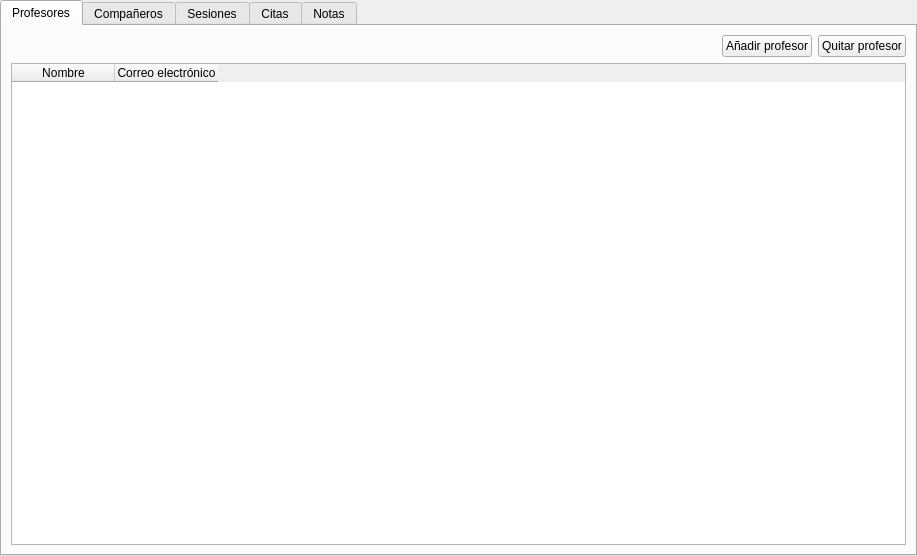
<?xml version="1.0" encoding="UTF-8"?>
<ui version="4.0">
 <class>VistaQtAsignatura</class>
 <widget class="QTabWidget" name="VistaQtAsignatura">
  <property name="geometry">
   <rect>
    <x>0</x>
    <y>0</y>
    <width>917</width>
    <height>556</height>
   </rect>
  </property>
  <property name="windowTitle">
   <string>Vista de una asignatura</string>
  </property>
  <property name="movable">
   <bool>true</bool>
  </property>
  <widget class="QWidget" name="tabProfesores">
   <attribute name="title">
    <string>Profesores</string>
   </attribute>
   <layout class="QVBoxLayout" name="verticalLayout">
    <item>
     <layout class="QHBoxLayout" name="horizontalLayout">
      <item>
       <spacer name="horizontalSpacer">
        <property name="orientation">
         <enum>Qt::Horizontal</enum>
        </property>
        <property name="sizeHint" stdset="0">
         <size>
          <width>40</width>
          <height>20</height>
         </size>
        </property>
       </spacer>
      </item>
      <item>
       <widget class="QPushButton" name="pushButtonAnadirProfesor">
        <property name="text">
         <string>Añadir profesor</string>
        </property>
       </widget>
      </item>
      <item>
       <widget class="QPushButton" name="pushButtonQuitarProfesor">
        <property name="text">
         <string>Quitar profesor</string>
        </property>
       </widget>
      </item>
     </layout>
    </item>
    <item>
     <widget class="QTableWidget" name="tableWidgetProfesores">
      <property name="alternatingRowColors">
       <bool>true</bool>
      </property>
      <property name="selectionMode">
       <enum>QAbstractItemView::SingleSelection</enum>
      </property>
      <property name="selectionBehavior">
       <enum>QAbstractItemView::SelectRows</enum>
      </property>
      <property name="sortingEnabled">
       <bool>true</bool>
      </property>
      <attribute name="horizontalHeaderDefaultSectionSize">
       <number>103</number>
      </attribute>
      <attribute name="verticalHeaderVisible">
       <bool>false</bool>
      </attribute>
      <column>
       <property name="text">
        <string>Nombre</string>
       </property>
      </column>
      <column>
       <property name="text">
        <string>Correo electrónico</string>
       </property>
      </column>
     </widget>
    </item>
   </layout>
  </widget>
  <widget class="QWidget" name="tabCompaneros">
   <attribute name="title">
    <string>Compañeros</string>
   </attribute>
   <layout class="QVBoxLayout" name="verticalLayout"/>
  </widget>
  <widget class="QWidget" name="tabSesiones">
   <attribute name="title">
    <string>Sesiones</string>
   </attribute>
   <layout class="QVBoxLayout" name="verticalLayout"/>
  </widget>
  <widget class="QWidget" name="tabCitas">
   <attribute name="title">
    <string>Citas</string>
   </attribute>
   <layout class="QVBoxLayout" name="verticalLayout"/>
  </widget>
  <widget class="QWidget" name="tabNotas">
   <attribute name="title">
    <string>Notas</string>
   </attribute>
   <layout class="QVBoxLayout" name="verticalLayout"/>
  </widget>
 </widget>
 <resources/>
 <connections/>
</ui>
